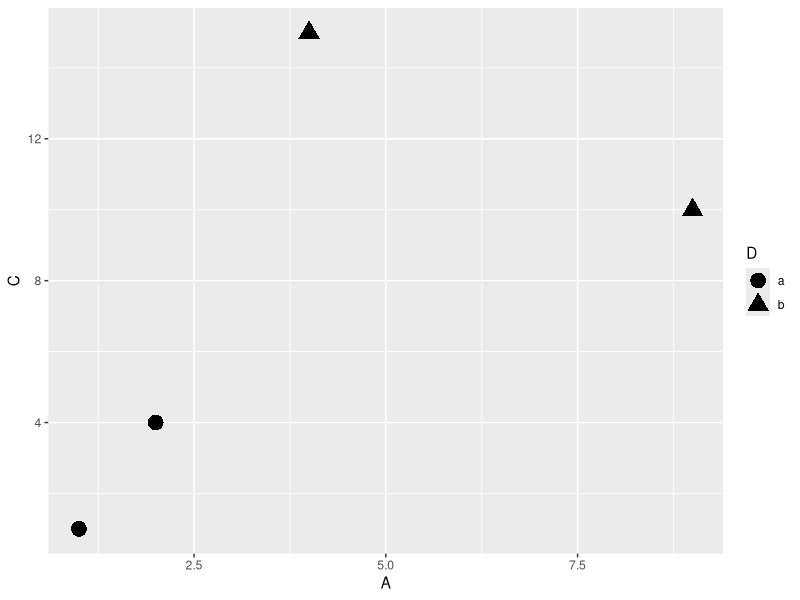
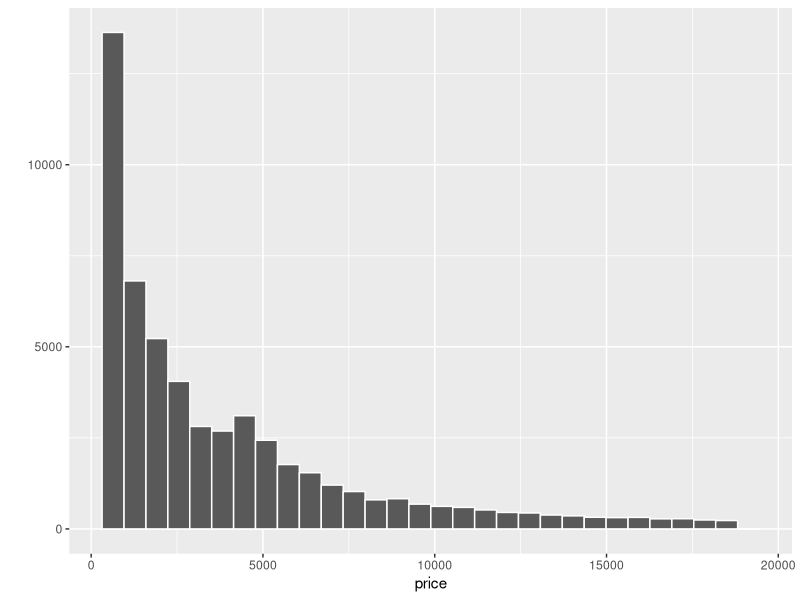
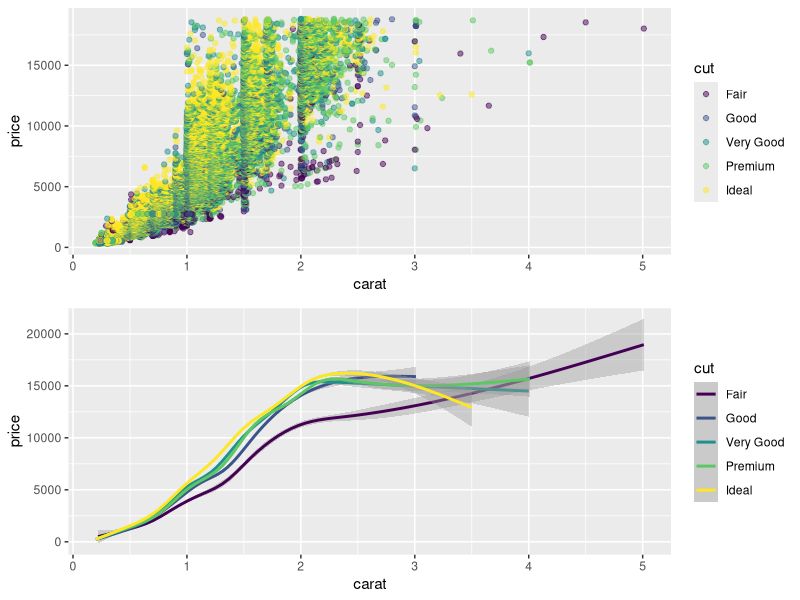
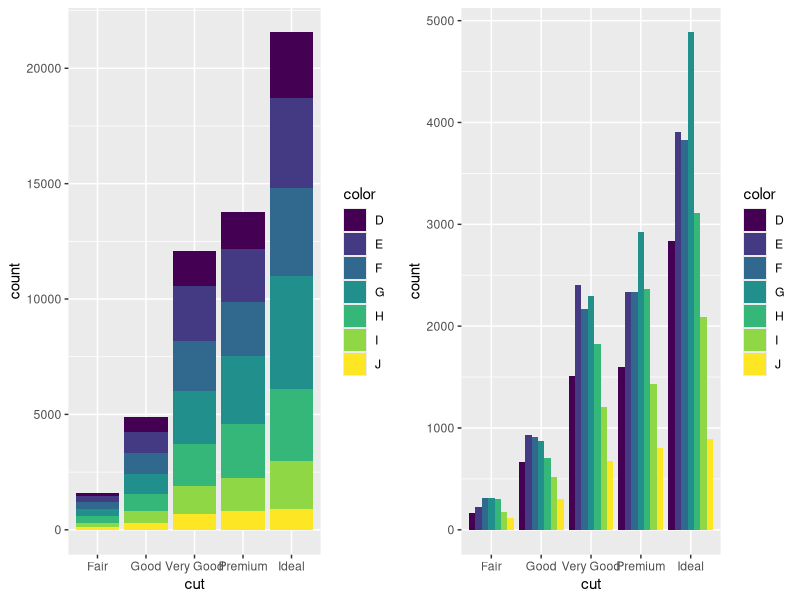
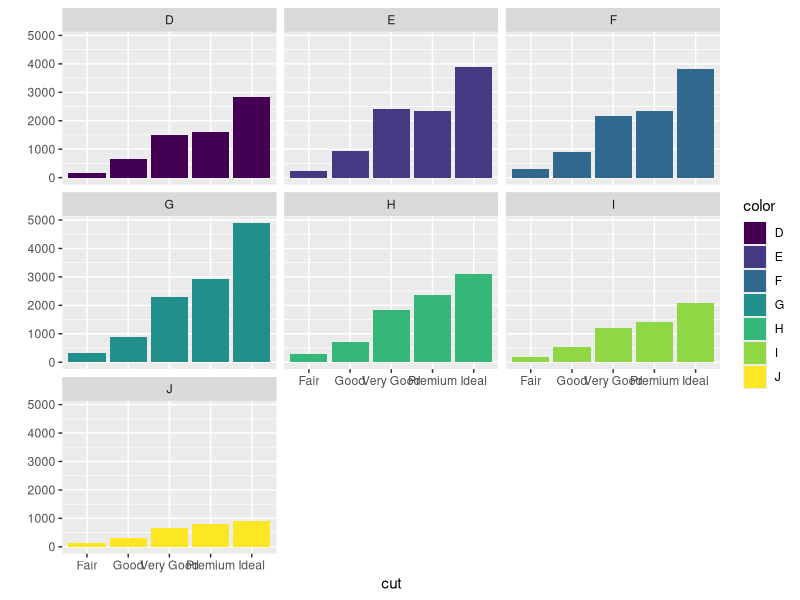

Reproduce these figures in R, in order.
## ---- chunk 1
knitr::opts_chunk$set(echo = FALSE)
library(ggplot2)
## ---- chunk 2
df <- data.frame(A = c(2, 1, 4, 9),
                 B = c(3, 2, 5, 10), 
                 C = c(4, 1, 15, 10),
                 D = c("a", "a", "b", "b"))
knitr::kable(df, align = rep("c", 4))
## ---- chunk 3
qplot(data = df, x = A, y = C, shape = D, geom = "point", size = I(5))
## ---- chunk 4
knitr::kable(head(diamonds))
## ---- chunk 5
qplot(data = diamonds, x = price, bins = 30, colour = I("white"))
## ---- chunk 6
points <- qplot(data = diamonds, x = carat, y = price, geom = "point", colour = cut, alpha = I(0.5))
smoothed <- qplot(data = diamonds, x = carat, y = price, geom = "smooth", colour = cut)
cowplot::plot_grid(points, smoothed, nrow = 2, ncol = 1)
## ---- chunk 7
dodged <- ggplot(diamonds) + geom_bar(aes(cut, fill = color), position = "dodge")
stacked <- ggplot(diamonds) + geom_bar(aes(cut, fill = color))
cowplot::plot_grid(stacked, dodged)
## ---- chunk 8
qplot(data = diamonds, geom = "bar", x = cut, fill = color, facets = ~color)
